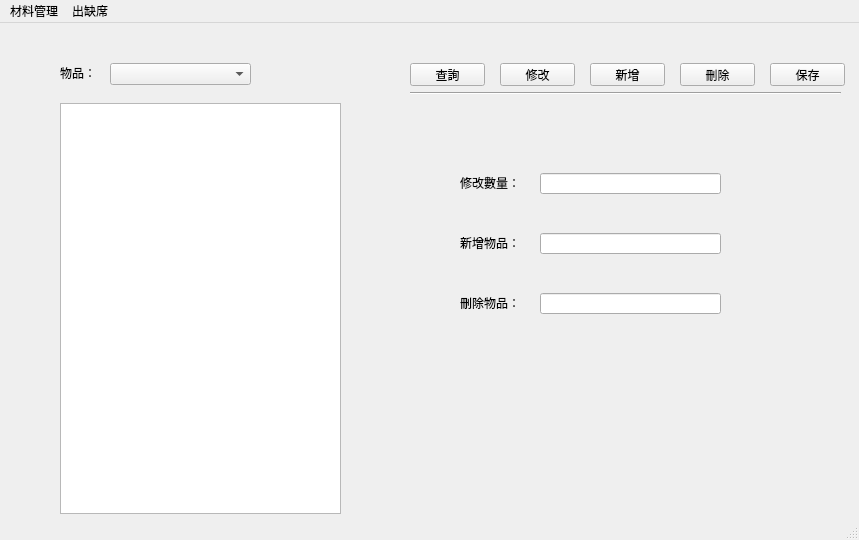
<?xml version="1.0" encoding="UTF-8"?>
<ui version="4.0">
 <class>MainWindow</class>
 <widget class="QMainWindow" name="MainWindow">
  <property name="geometry">
   <rect>
    <x>0</x>
    <y>0</y>
    <width>859</width>
    <height>540</height>
   </rect>
  </property>
  <property name="windowTitle">
   <string>MainWindow</string>
  </property>
  <widget class="QWidget" name="centralwidget">
   <widget class="QComboBox" name="comboBox">
    <property name="geometry">
     <rect>
      <x>110</x>
      <y>40</y>
      <width>141</width>
      <height>22</height>
     </rect>
    </property>
   </widget>
   <widget class="QPushButton" name="pushButton">
    <property name="geometry">
     <rect>
      <x>410</x>
      <y>40</y>
      <width>75</width>
      <height>23</height>
     </rect>
    </property>
    <property name="text">
     <string>查詢</string>
    </property>
   </widget>
   <widget class="QPushButton" name="pushButton_2">
    <property name="geometry">
     <rect>
      <x>500</x>
      <y>40</y>
      <width>75</width>
      <height>23</height>
     </rect>
    </property>
    <property name="text">
     <string>修改</string>
    </property>
   </widget>
   <widget class="QLabel" name="label">
    <property name="geometry">
     <rect>
      <x>60</x>
      <y>40</y>
      <width>47</width>
      <height>20</height>
     </rect>
    </property>
    <property name="text">
     <string>物品：</string>
    </property>
   </widget>
   <widget class="QListView" name="listView">
    <property name="geometry">
     <rect>
      <x>60</x>
      <y>80</y>
      <width>281</width>
      <height>411</height>
     </rect>
    </property>
   </widget>
   <widget class="QPushButton" name="pushButton_3">
    <property name="geometry">
     <rect>
      <x>680</x>
      <y>40</y>
      <width>75</width>
      <height>23</height>
     </rect>
    </property>
    <property name="text">
     <string>刪除</string>
    </property>
   </widget>
   <widget class="QPushButton" name="pushButton_4">
    <property name="geometry">
     <rect>
      <x>770</x>
      <y>40</y>
      <width>75</width>
      <height>23</height>
     </rect>
    </property>
    <property name="text">
     <string>保存</string>
    </property>
   </widget>
   <widget class="QPushButton" name="pushButton_5">
    <property name="geometry">
     <rect>
      <x>590</x>
      <y>40</y>
      <width>75</width>
      <height>23</height>
     </rect>
    </property>
    <property name="text">
     <string>新增</string>
    </property>
   </widget>
   <widget class="Line" name="line">
    <property name="geometry">
     <rect>
      <x>410</x>
      <y>60</y>
      <width>431</width>
      <height>20</height>
     </rect>
    </property>
    <property name="orientation">
     <enum>Qt::Horizontal</enum>
    </property>
   </widget>
   <widget class="QLineEdit" name="lineEdit">
    <property name="geometry">
     <rect>
      <x>540</x>
      <y>150</y>
      <width>181</width>
      <height>21</height>
     </rect>
    </property>
   </widget>
   <widget class="QLabel" name="label_2">
    <property name="geometry">
     <rect>
      <x>460</x>
      <y>150</y>
      <width>71</width>
      <height>20</height>
     </rect>
    </property>
    <property name="text">
     <string>修改數量：</string>
    </property>
   </widget>
   <widget class="QLineEdit" name="lineEdit_2">
    <property name="geometry">
     <rect>
      <x>540</x>
      <y>210</y>
      <width>181</width>
      <height>21</height>
     </rect>
    </property>
   </widget>
   <widget class="QLabel" name="label_3">
    <property name="geometry">
     <rect>
      <x>460</x>
      <y>210</y>
      <width>71</width>
      <height>20</height>
     </rect>
    </property>
    <property name="text">
     <string>新增物品：</string>
    </property>
   </widget>
   <widget class="QLabel" name="label_4">
    <property name="geometry">
     <rect>
      <x>460</x>
      <y>270</y>
      <width>71</width>
      <height>20</height>
     </rect>
    </property>
    <property name="text">
     <string>刪除物品：</string>
    </property>
   </widget>
   <widget class="QLineEdit" name="lineEdit_3">
    <property name="geometry">
     <rect>
      <x>540</x>
      <y>270</y>
      <width>181</width>
      <height>21</height>
     </rect>
    </property>
   </widget>
  </widget>
  <widget class="QMenuBar" name="menubar">
   <property name="geometry">
    <rect>
     <x>0</x>
     <y>0</y>
     <width>859</width>
     <height>21</height>
    </rect>
   </property>
   <widget class="QMenu" name="menu">
    <property name="title">
     <string>材料管理</string>
    </property>
   </widget>
   <widget class="QMenu" name="menu_2">
    <property name="title">
     <string>出缺席</string>
    </property>
    <addaction name="separator"/>
    <addaction name="separator"/>
   </widget>
   <addaction name="menu"/>
   <addaction name="menu_2"/>
  </widget>
  <widget class="QStatusBar" name="statusbar"/>
 </widget>
 <resources/>
 <connections/>
</ui>
